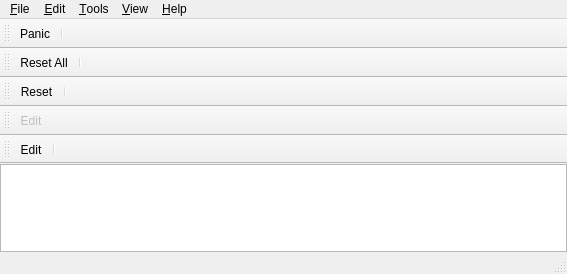
<?xml version="1.0" encoding="UTF-8"?>
<ui version="4.0">
 <comment>
    MIDI Virtual Piano Keyboard
    Copyright (C) 2008-2013, Pedro Lopez-Cabanillas

    This program is free software; you can redistribute it and/or modify
    it under the terms of the GNU General Public License as published by
    the Free Software Foundation; either version 3 of the License, or
    (at your option) any later version.

    This program is distributed in the hope that it will be useful,
    but WITHOUT ANY WARRANTY; without even the implied warranty of
    MERCHANTABILITY or FITNESS FOR A PARTICULAR PURPOSE.  See the
    GNU General Public License for more details.

    You should have received a copy of the GNU General Public License along
    with this program; If not, see http://www.gnu.org/licenses/
 </comment>
 <class>VPiano</class>
 <widget class="QMainWindow" name="VPiano">
  <property name="geometry">
   <rect>
    <x>0</x>
    <y>0</y>
    <width>567</width>
    <height>274</height>
   </rect>
  </property>
  <property name="windowTitle">
   <string notr="true">Virtual MIDI Piano Keyboard</string>
  </property>
  <property name="windowIcon">
   <iconset resource="../data/vmpk.qrc">
    <normaloff>:/vpiano/vmpk_32x32.png</normaloff>:/vpiano/vmpk_32x32.png</iconset>
  </property>
  <widget class="QWidget" name="centralwidget">
   <layout class="QGridLayout">
    <property name="margin">
     <number>0</number>
    </property>
    <item row="0" column="0">
     <widget class="PianoKeybd" name="pianokeybd"/>
    </item>
   </layout>
  </widget>
  <widget class="QMenuBar" name="menubar">
   <property name="geometry">
    <rect>
     <x>0</x>
     <y>0</y>
     <width>567</width>
     <height>25</height>
    </rect>
   </property>
   <widget class="QMenu" name="menuFile">
    <property name="title">
     <string>&amp;File</string>
    </property>
    <addaction name="actionImportSoundFont"/>
    <addaction name="separator"/>
    <addaction name="actionExit"/>
   </widget>
   <widget class="QMenu" name="menuEdit">
    <property name="title">
     <string>&amp;Edit</string>
    </property>
    <addaction name="actionConnections"/>
    <addaction name="actionPreferences"/>
    <addaction name="actionEditKM"/>
    <addaction name="actionEditExtraControls"/>
    <addaction name="actionShortcuts"/>
    <addaction name="actionColorPalette"/>
   </widget>
   <widget class="QMenu" name="menuHelp">
    <property name="title">
     <string>&amp;Help</string>
    </property>
    <widget class="QMenu" name="menuLanguage">
     <property name="title">
      <string>&amp;Language</string>
     </property>
    </widget>
    <addaction name="actionContents"/>
    <addaction name="actionWebSite"/>
    <addaction name="menuLanguage"/>
    <addaction name="separator"/>
    <addaction name="actionAbout"/>
    <addaction name="actionAboutTranslation"/>
    <addaction name="actionAboutQt"/>
   </widget>
   <widget class="QMenu" name="menuView">
    <property name="title">
     <string>&amp;View</string>
    </property>
    <addaction name="actionNotes"/>
    <addaction name="actionControllers"/>
    <addaction name="actionBender"/>
    <addaction name="actionPrograms"/>
    <addaction name="actionExtraControls"/>
    <addaction name="separator"/>
    <addaction name="actionNoteNames"/>
    <addaction name="actionColorScale"/>
    <addaction name="actionStatusBar"/>
   </widget>
   <widget class="QMenu" name="menuTools">
    <property name="title">
     <string>&amp;Tools</string>
    </property>
    <widget class="QMenu" name="menuNotes">
     <property name="title">
      <string>Notes</string>
     </property>
     <addaction name="actionOctaveUp"/>
     <addaction name="actionOctaveDown"/>
     <addaction name="actionTransposeUp"/>
     <addaction name="actionTransposeDown"/>
     <addaction name="actionVelocityUp"/>
     <addaction name="actionVelocityDown"/>
    </widget>
    <widget class="QMenu" name="menuControllers">
     <property name="title">
      <string>Controllers</string>
     </property>
     <addaction name="actionNextController"/>
     <addaction name="actionPreviousController"/>
     <addaction name="actionControllerUp"/>
     <addaction name="actionControllerDown"/>
    </widget>
    <widget class="QMenu" name="menuPrograms">
     <property name="title">
      <string>Programs</string>
     </property>
     <addaction name="actionNextBank"/>
     <addaction name="actionPreviousBank"/>
     <addaction name="actionNextProgram"/>
     <addaction name="actionPreviousProgram"/>
    </widget>
    <widget class="QMenu" name="menuNote_Input">
     <property name="title">
      <string>Note Input</string>
     </property>
     <addaction name="actionKeyboardInput"/>
     <addaction name="actionMouseInput"/>
     <addaction name="actionTouchScreenInput"/>
    </widget>
    <addaction name="actionChannelUp"/>
    <addaction name="actionChannelDown"/>
    <addaction name="menuNotes"/>
    <addaction name="menuControllers"/>
    <addaction name="menuPrograms"/>
    <addaction name="menuNote_Input"/>
   </widget>
   <addaction name="menuFile"/>
   <addaction name="menuEdit"/>
   <addaction name="menuTools"/>
   <addaction name="menuView"/>
   <addaction name="menuHelp"/>
  </widget>
  <widget class="QStatusBar" name="statusBar">
   <property name="sizeGripEnabled">
    <bool>true</bool>
   </property>
  </widget>
  <widget class="QToolBar" name="toolBarNotes">
   <property name="sizePolicy">
    <sizepolicy hsizetype="Minimum" vsizetype="Fixed">
     <horstretch>0</horstretch>
     <verstretch>0</verstretch>
    </sizepolicy>
   </property>
   <property name="windowTitle">
    <string>&amp;Notes</string>
   </property>
   <property name="toolButtonStyle">
    <enum>Qt::ToolButtonTextOnly</enum>
   </property>
   <attribute name="toolBarArea">
    <enum>TopToolBarArea</enum>
   </attribute>
   <attribute name="toolBarBreak">
    <bool>false</bool>
   </attribute>
   <addaction name="actionPanic"/>
   <addaction name="separator"/>
  </widget>
  <widget class="QToolBar" name="toolBarControllers">
   <property name="sizePolicy">
    <sizepolicy hsizetype="Minimum" vsizetype="Fixed">
     <horstretch>0</horstretch>
     <verstretch>0</verstretch>
    </sizepolicy>
   </property>
   <property name="windowTitle">
    <string>&amp;Controllers</string>
   </property>
   <property name="toolButtonStyle">
    <enum>Qt::ToolButtonTextOnly</enum>
   </property>
   <attribute name="toolBarArea">
    <enum>TopToolBarArea</enum>
   </attribute>
   <attribute name="toolBarBreak">
    <bool>true</bool>
   </attribute>
   <addaction name="actionResetAll"/>
   <addaction name="separator"/>
  </widget>
  <widget class="QToolBar" name="toolBarBender">
   <property name="sizePolicy">
    <sizepolicy hsizetype="Minimum" vsizetype="Fixed">
     <horstretch>0</horstretch>
     <verstretch>0</verstretch>
    </sizepolicy>
   </property>
   <property name="windowTitle">
    <string>Pitch &amp;Bender</string>
   </property>
   <property name="toolButtonStyle">
    <enum>Qt::ToolButtonTextOnly</enum>
   </property>
   <attribute name="toolBarArea">
    <enum>TopToolBarArea</enum>
   </attribute>
   <attribute name="toolBarBreak">
    <bool>true</bool>
   </attribute>
   <addaction name="actionReset"/>
   <addaction name="separator"/>
  </widget>
  <widget class="QToolBar" name="toolBarPrograms">
   <property name="sizePolicy">
    <sizepolicy hsizetype="Minimum" vsizetype="Fixed">
     <horstretch>0</horstretch>
     <verstretch>0</verstretch>
    </sizepolicy>
   </property>
   <property name="windowTitle">
    <string>&amp;Programs</string>
   </property>
   <property name="toolButtonStyle">
    <enum>Qt::ToolButtonTextOnly</enum>
   </property>
   <attribute name="toolBarArea">
    <enum>TopToolBarArea</enum>
   </attribute>
   <attribute name="toolBarBreak">
    <bool>true</bool>
   </attribute>
   <addaction name="actionEditPrograms"/>
  </widget>
  <widget class="QToolBar" name="toolBarExtra">
   <property name="sizePolicy">
    <sizepolicy hsizetype="Minimum" vsizetype="Fixed">
     <horstretch>0</horstretch>
     <verstretch>0</verstretch>
    </sizepolicy>
   </property>
   <property name="windowTitle">
    <string>&amp;Extra Controls</string>
   </property>
   <property name="toolButtonStyle">
    <enum>Qt::ToolButtonTextOnly</enum>
   </property>
   <attribute name="toolBarArea">
    <enum>TopToolBarArea</enum>
   </attribute>
   <attribute name="toolBarBreak">
    <bool>true</bool>
   </attribute>
   <addaction name="actionEditExtra"/>
   <addaction name="separator"/>
  </widget>
  <action name="actionExit">
   <property name="text">
    <string>&amp;Quit</string>
   </property>
   <property name="statusTip">
    <string>Exit the program</string>
   </property>
  </action>
  <action name="actionPreferences">
   <property name="text">
    <string>&amp;Preferences</string>
   </property>
   <property name="statusTip">
    <string>Edit the program settings</string>
   </property>
  </action>
  <action name="actionConnections">
   <property name="text">
    <string>MIDI &amp;Connections</string>
   </property>
   <property name="statusTip">
    <string>Edit the MIDI connections</string>
   </property>
  </action>
  <action name="actionAbout">
   <property name="text">
    <string>&amp;About</string>
   </property>
   <property name="statusTip">
    <string>Show the About box</string>
   </property>
  </action>
  <action name="actionAboutQt">
   <property name="text">
    <string>About &amp;Qt</string>
   </property>
   <property name="statusTip">
    <string>Show the Qt about box</string>
   </property>
  </action>
  <action name="actionNotes">
   <property name="checkable">
    <bool>true</bool>
   </property>
   <property name="text">
    <string>&amp;Notes</string>
   </property>
   <property name="statusTip">
    <string>Show or hide the Notes toolbar</string>
   </property>
  </action>
  <action name="actionControllers">
   <property name="checkable">
    <bool>true</bool>
   </property>
   <property name="text">
    <string>&amp;Controllers</string>
   </property>
   <property name="statusTip">
    <string>Show or hide the Controller toolbar</string>
   </property>
  </action>
  <action name="actionBender">
   <property name="checkable">
    <bool>true</bool>
   </property>
   <property name="text">
    <string>Pitch &amp;Bender</string>
   </property>
   <property name="statusTip">
    <string>Show or hide the Pitch Bender toolbar</string>
   </property>
  </action>
  <action name="actionPrograms">
   <property name="checkable">
    <bool>true</bool>
   </property>
   <property name="text">
    <string>&amp;Programs</string>
   </property>
   <property name="statusTip">
    <string>Show or hide the Programs toolbar</string>
   </property>
  </action>
  <action name="actionStatusBar">
   <property name="checkable">
    <bool>true</bool>
   </property>
   <property name="checked">
    <bool>true</bool>
   </property>
   <property name="text">
    <string>&amp;Status Bar</string>
   </property>
   <property name="statusTip">
    <string>Show or hide the Status Bar</string>
   </property>
  </action>
  <action name="actionPanic">
   <property name="text">
    <string>Panic</string>
   </property>
   <property name="statusTip">
    <string>Stops all active notes</string>
   </property>
   <property name="shortcut">
    <string notr="true">Esc</string>
   </property>
  </action>
  <action name="actionResetAll">
   <property name="text">
    <string>Reset All</string>
   </property>
   <property name="statusTip">
    <string>Resets all the controllers</string>
   </property>
  </action>
  <action name="actionReset">
   <property name="text">
    <string>Reset</string>
   </property>
   <property name="statusTip">
    <string>Resets the Bender value</string>
   </property>
  </action>
  <action name="actionEditKM">
   <property name="text">
    <string>&amp;Keyboard Map</string>
   </property>
   <property name="statusTip">
    <string>Edit the current keyboard layout</string>
   </property>
  </action>
  <action name="actionContents">
   <property name="text">
    <string>&amp;Contents</string>
   </property>
   <property name="statusTip">
    <string>Open the index of the help document</string>
   </property>
   <property name="shortcut">
    <string notr="true">F1</string>
   </property>
  </action>
  <action name="actionWebSite">
   <property name="text">
    <string>VMPK &amp;Web site</string>
   </property>
   <property name="statusTip">
    <string>Open the VMPK web site address using a web browser</string>
   </property>
  </action>
  <action name="actionImportSoundFont">
   <property name="text">
    <string>&amp;Import SoundFont...</string>
   </property>
   <property name="statusTip">
    <string>Import SoundFont</string>
   </property>
  </action>
  <action name="actionExtraControls">
   <property name="checkable">
    <bool>true</bool>
   </property>
   <property name="text">
    <string>&amp;Extra Controls</string>
   </property>
   <property name="statusTip">
    <string>Show or hide the Extra Controls toolbar</string>
   </property>
  </action>
  <action name="actionEditExtra">
   <property name="text">
    <string>Edit</string>
   </property>
   <property name="statusTip">
    <string>Open the Extra Controls editor</string>
   </property>
  </action>
  <action name="actionEditPrograms">
   <property name="enabled">
    <bool>false</bool>
   </property>
   <property name="text">
    <string>Edit</string>
   </property>
   <property name="statusTip">
    <string>Open the Banks/Programs editor</string>
   </property>
   <property name="visible">
    <bool>false</bool>
   </property>
   <property name="iconVisibleInMenu">
    <bool>false</bool>
   </property>
  </action>
  <action name="actionEditExtraControls">
   <property name="text">
    <string>&amp;Extra Controllers</string>
   </property>
   <property name="statusTip">
    <string>Open the Extra Controls editor</string>
   </property>
  </action>
  <action name="actionNoteNames">
   <property name="checkable">
    <bool>true</bool>
   </property>
   <property name="text">
    <string>N&amp;ote Names</string>
   </property>
   <property name="statusTip">
    <string>Show or hide the note names</string>
   </property>
  </action>
  <action name="actionShortcuts">
   <property name="text">
    <string>&amp;Shortcuts</string>
   </property>
   <property name="statusTip">
    <string>Open the Shortcuts editor</string>
   </property>
  </action>
  <action name="actionOctaveUp">
   <property name="text">
    <string>Octave Up</string>
   </property>
   <property name="statusTip">
    <string>Play one octave higher</string>
   </property>
   <property name="shortcut">
    <string notr="true">Right</string>
   </property>
  </action>
  <action name="actionOctaveDown">
   <property name="text">
    <string>Octave Down</string>
   </property>
   <property name="statusTip">
    <string>Play one octave lower</string>
   </property>
   <property name="shortcut">
    <string notr="true">Left</string>
   </property>
  </action>
  <action name="actionTransposeUp">
   <property name="text">
    <string>Transpose Up</string>
   </property>
   <property name="statusTip">
    <string>Transpose one semitone higher</string>
   </property>
   <property name="shortcut">
    <string notr="true">Ctrl+Right</string>
   </property>
  </action>
  <action name="actionTransposeDown">
   <property name="text">
    <string>Transpose Down</string>
   </property>
   <property name="statusTip">
    <string>Transpose one semitone lower</string>
   </property>
   <property name="shortcut">
    <string notr="true">Ctrl+Left</string>
   </property>
  </action>
  <action name="actionChannelUp">
   <property name="text">
    <string>Next  Channel</string>
   </property>
   <property name="statusTip">
    <string>Play and listen next channel</string>
   </property>
   <property name="shortcut">
    <string notr="true">Up</string>
   </property>
  </action>
  <action name="actionChannelDown">
   <property name="text">
    <string>Previous Channel</string>
   </property>
   <property name="statusTip">
    <string>Play and listen previous channel</string>
   </property>
   <property name="shortcut">
    <string notr="true">Down</string>
   </property>
  </action>
  <action name="actionNextController">
   <property name="text">
    <string>Next Controller</string>
   </property>
   <property name="statusTip">
    <string>Select the next controller</string>
   </property>
   <property name="shortcut">
    <string notr="true">Ctrl++</string>
   </property>
  </action>
  <action name="actionPreviousController">
   <property name="text">
    <string>Previous Controller</string>
   </property>
   <property name="statusTip">
    <string>Select the previous controller</string>
   </property>
   <property name="shortcut">
    <string notr="true">Ctrl+-</string>
   </property>
  </action>
  <action name="actionControllerUp">
   <property name="text">
    <string>Controller Up</string>
   </property>
   <property name="statusTip">
    <string>Increment the controller value</string>
   </property>
   <property name="shortcut">
    <string notr="true">+</string>
   </property>
  </action>
  <action name="actionControllerDown">
   <property name="text">
    <string>Controller Down</string>
   </property>
   <property name="statusTip">
    <string>Decrement the controller value</string>
   </property>
   <property name="shortcut">
    <string notr="true">-</string>
   </property>
  </action>
  <action name="actionNextBank">
   <property name="text">
    <string>Next Bank</string>
   </property>
   <property name="statusTip">
    <string>Select the next instrument bank</string>
   </property>
   <property name="shortcut">
    <string notr="true">Ctrl+PgUp</string>
   </property>
  </action>
  <action name="actionPreviousBank">
   <property name="text">
    <string>Previous Bank</string>
   </property>
   <property name="statusTip">
    <string>Select the previous instrument bank</string>
   </property>
   <property name="shortcut">
    <string notr="true">Ctrl+PgDown</string>
   </property>
  </action>
  <action name="actionNextProgram">
   <property name="text">
    <string>Next Program</string>
   </property>
   <property name="statusTip">
    <string>Select the next instrument program</string>
   </property>
   <property name="shortcut">
    <string notr="true">PgUp</string>
   </property>
  </action>
  <action name="actionPreviousProgram">
   <property name="text">
    <string>Previous Program</string>
   </property>
   <property name="statusTip">
    <string>Select the previous instrument program</string>
   </property>
   <property name="shortcut">
    <string notr="true">PgDown</string>
   </property>
  </action>
  <action name="actionVelocityUp">
   <property name="text">
    <string>Velocity Up</string>
   </property>
   <property name="statusTip">
    <string>Increment note velocity</string>
   </property>
   <property name="shortcut">
    <string notr="true">End</string>
   </property>
  </action>
  <action name="actionVelocityDown">
   <property name="text">
    <string>Velocity Down</string>
   </property>
   <property name="statusTip">
    <string>Decrement note velocity</string>
   </property>
   <property name="shortcut">
    <string notr="true">Home</string>
   </property>
  </action>
  <action name="actionAboutTranslation">
   <property name="text">
    <string>About &amp;Translation</string>
   </property>
   <property name="statusTip">
    <string>Show information about the program language translation</string>
   </property>
  </action>
  <action name="actionKeyboardInput">
   <property name="checkable">
    <bool>true</bool>
   </property>
   <property name="checked">
    <bool>true</bool>
   </property>
   <property name="text">
    <string>Computer Keyboard</string>
   </property>
   <property name="statusTip">
    <string>Enable computer keyboard triggered note input</string>
   </property>
  </action>
  <action name="actionMouseInput">
   <property name="checkable">
    <bool>true</bool>
   </property>
   <property name="checked">
    <bool>true</bool>
   </property>
   <property name="text">
    <string>Mouse</string>
   </property>
   <property name="statusTip">
    <string>Enable mouse triggered note input</string>
   </property>
  </action>
  <action name="actionTouchScreenInput">
   <property name="checkable">
    <bool>true</bool>
   </property>
   <property name="checked">
    <bool>true</bool>
   </property>
   <property name="text">
    <string>Touch Screen</string>
   </property>
   <property name="statusTip">
    <string>Enable screen touch triggered note input</string>
   </property>
  </action>
  <action name="actionColorPalette">
   <property name="text">
    <string>Color Palette</string>
   </property>
   <property name="statusTip">
    <string>Open the color palette editor</string>
   </property>
  </action>
  <action name="actionColorScale">
   <property name="checkable">
    <bool>true</bool>
   </property>
   <property name="text">
    <string>Color Scale</string>
   </property>
   <property name="statusTip">
    <string>Show or hide the colorized keys</string>
   </property>
  </action>
 </widget>
 <customwidgets>
  <customwidget>
   <class>PianoKeybd</class>
   <extends>QGraphicsView</extends>
   <header>pianokeybd.h</header>
  </customwidget>
 </customwidgets>
 <resources>
  <include location="../data/vmpk.qrc"/>
 </resources>
 <connections>
  <connection>
   <sender>actionExit</sender>
   <signal>triggered()</signal>
   <receiver>VPiano</receiver>
   <slot>close()</slot>
   <hints>
    <hint type="sourcelabel">
     <x>-1</x>
     <y>-1</y>
    </hint>
    <hint type="destinationlabel">
     <x>335</x>
     <y>260</y>
    </hint>
   </hints>
  </connection>
  <connection>
   <sender>actionNotes</sender>
   <signal>toggled(bool)</signal>
   <receiver>toolBarNotes</receiver>
   <slot>setVisible(bool)</slot>
   <hints>
    <hint type="sourcelabel">
     <x>-1</x>
     <y>-1</y>
    </hint>
    <hint type="destinationlabel">
     <x>37</x>
     <y>38</y>
    </hint>
   </hints>
  </connection>
  <connection>
   <sender>actionControllers</sender>
   <signal>toggled(bool)</signal>
   <receiver>toolBarControllers</receiver>
   <slot>setVisible(bool)</slot>
   <hints>
    <hint type="sourcelabel">
     <x>-1</x>
     <y>-1</y>
    </hint>
    <hint type="destinationlabel">
     <x>120</x>
     <y>69</y>
    </hint>
   </hints>
  </connection>
  <connection>
   <sender>actionBender</sender>
   <signal>toggled(bool)</signal>
   <receiver>toolBarBender</receiver>
   <slot>setVisible(bool)</slot>
   <hints>
    <hint type="sourcelabel">
     <x>-1</x>
     <y>-1</y>
    </hint>
    <hint type="destinationlabel">
     <x>205</x>
     <y>92</y>
    </hint>
   </hints>
  </connection>
  <connection>
   <sender>actionPrograms</sender>
   <signal>toggled(bool)</signal>
   <receiver>toolBarPrograms</receiver>
   <slot>setVisible(bool)</slot>
   <hints>
    <hint type="sourcelabel">
     <x>-1</x>
     <y>-1</y>
    </hint>
    <hint type="destinationlabel">
     <x>457</x>
     <y>102</y>
    </hint>
   </hints>
  </connection>
  <connection>
   <sender>actionStatusBar</sender>
   <signal>toggled(bool)</signal>
   <receiver>statusBar</receiver>
   <slot>setVisible(bool)</slot>
   <hints>
    <hint type="sourcelabel">
     <x>-1</x>
     <y>-1</y>
    </hint>
    <hint type="destinationlabel">
     <x>335</x>
     <y>266</y>
    </hint>
   </hints>
  </connection>
  <connection>
   <sender>actionExtraControls</sender>
   <signal>toggled(bool)</signal>
   <receiver>toolBarExtra</receiver>
   <slot>setVisible(bool)</slot>
   <hints>
    <hint type="sourcelabel">
     <x>-1</x>
     <y>-1</y>
    </hint>
    <hint type="destinationlabel">
     <x>338</x>
     <y>125</y>
    </hint>
   </hints>
  </connection>
 </connections>
</ui>
